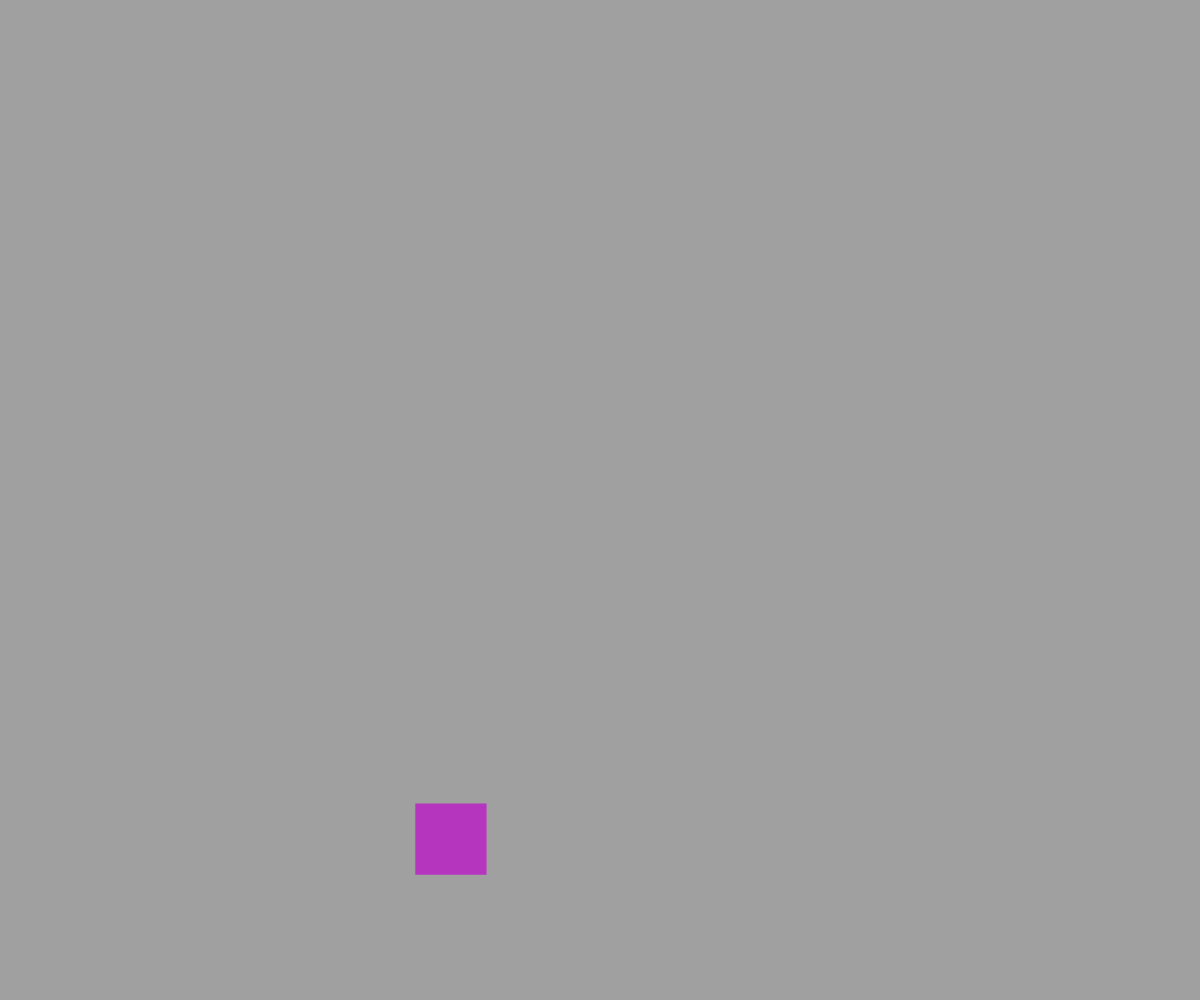
Frame 1 (no input)
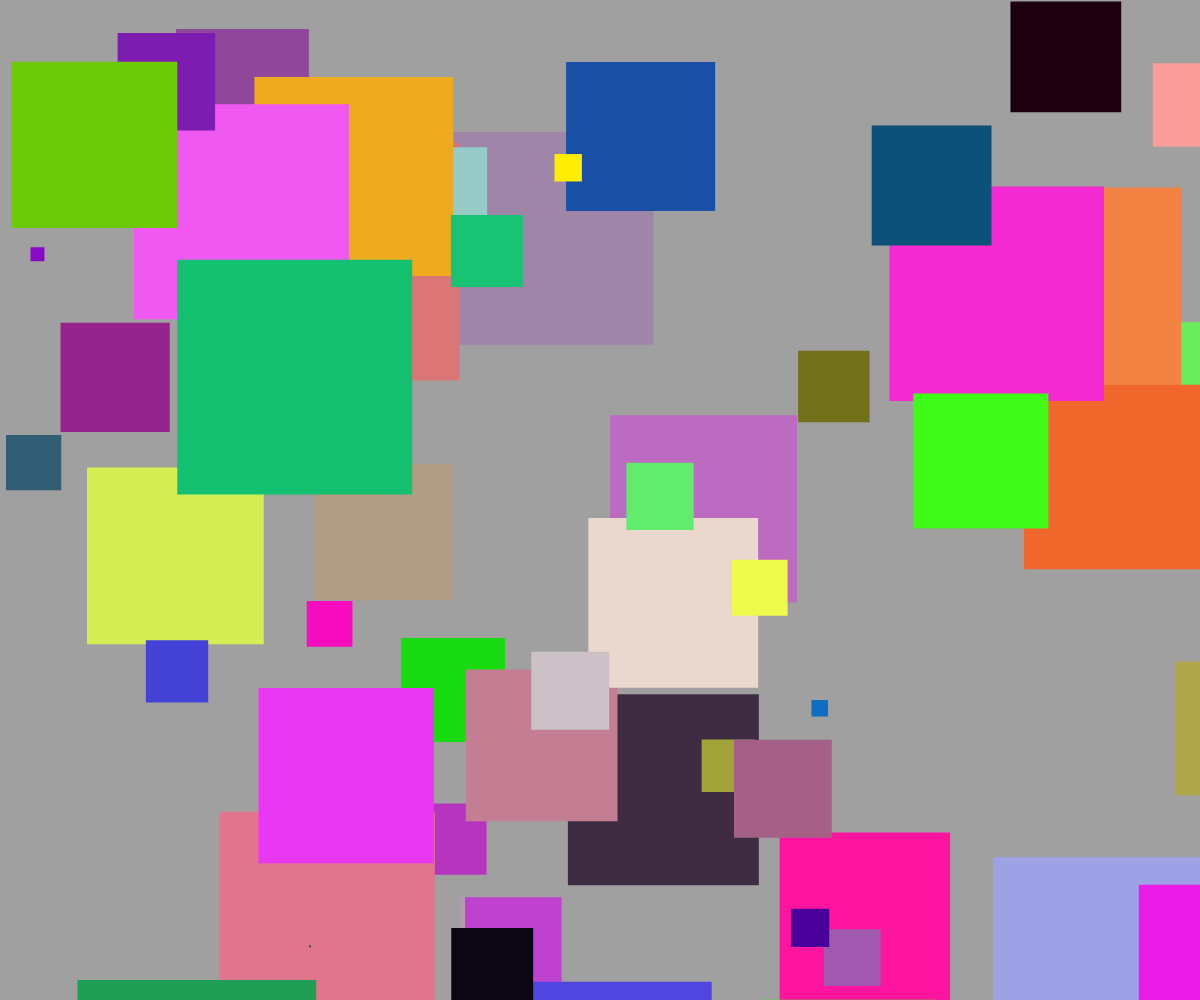
Frame 60 (no input)
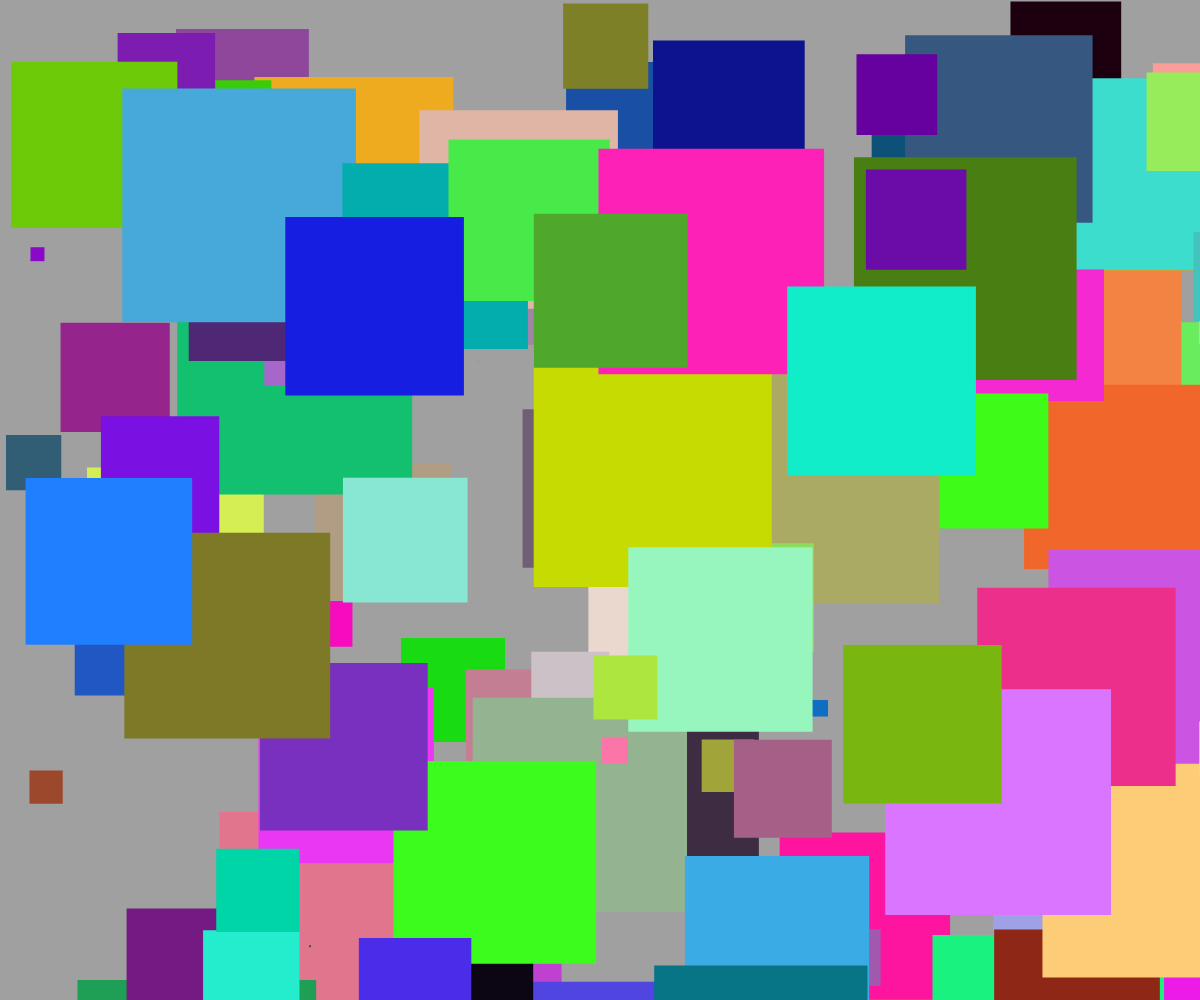
Frame 120 (the mouse pressed at the canvas centre since frame 60)

The p5.js sketch that drew these frames (run headless with seeded random() and noise() and a simulated clock; from frame 60 on, the mouse is pressed at the canvas centre):

// p5.js sketch
// ── sketch.js
// square === cuadrado

function setup() {
  createCanvas(window.innerWidth, window.innerHeight);
  // frameRate(1); // 1 cuadro por segundo
  frameRate(60); // 60 cuadros por segundo
  background(160);
};

function draw() {
  fill(color(random(255),random(255),random(255)));
  noStroke();
  square(random(width),random(height),random(width)/5);
};
 
